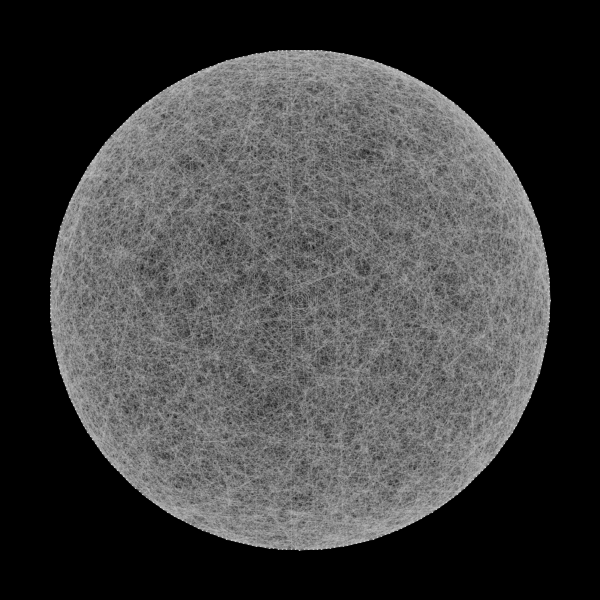
Frame 1 (no input)
Frame 60 (the mouse pressed at the canvas centre just before this capture): identical to frame 1, image omitted
Frame 120 (the mouse held since frame 60 and released just before this capture): identical to frame 1, image omitted

The Processing sketch that drew this single still picture (run headless with seeded random() and noise(); from frame 60 on, the mouse is pressed at the canvas centre):

// Processing sketch: processing_74897
// ── processing_74897.pde

int radius = 250;

float [] xPos = new float [7000];
float [] yPos = new float [7000];

void setup() {
  size(600, 600);
  smooth();
  background(0);
  for (int i = 0; i < xPos.length; i++) {
    int deg = i * 1;
    float angle = radians(deg);
    xPos[i] = cos(angle) * radius;
    yPos[i] = sin(angle) * radius;
  }
  translate(width/2, height/2);
  for (int i = 0; i < xPos.length; i++) {

    int p1 = (int)random(360);
    int p2 = (int)random(360);

    stroke(200, 20);
    line(xPos[p1], yPos[p1], xPos[p2], yPos[p2]);
  }
}

void draw() {
}
